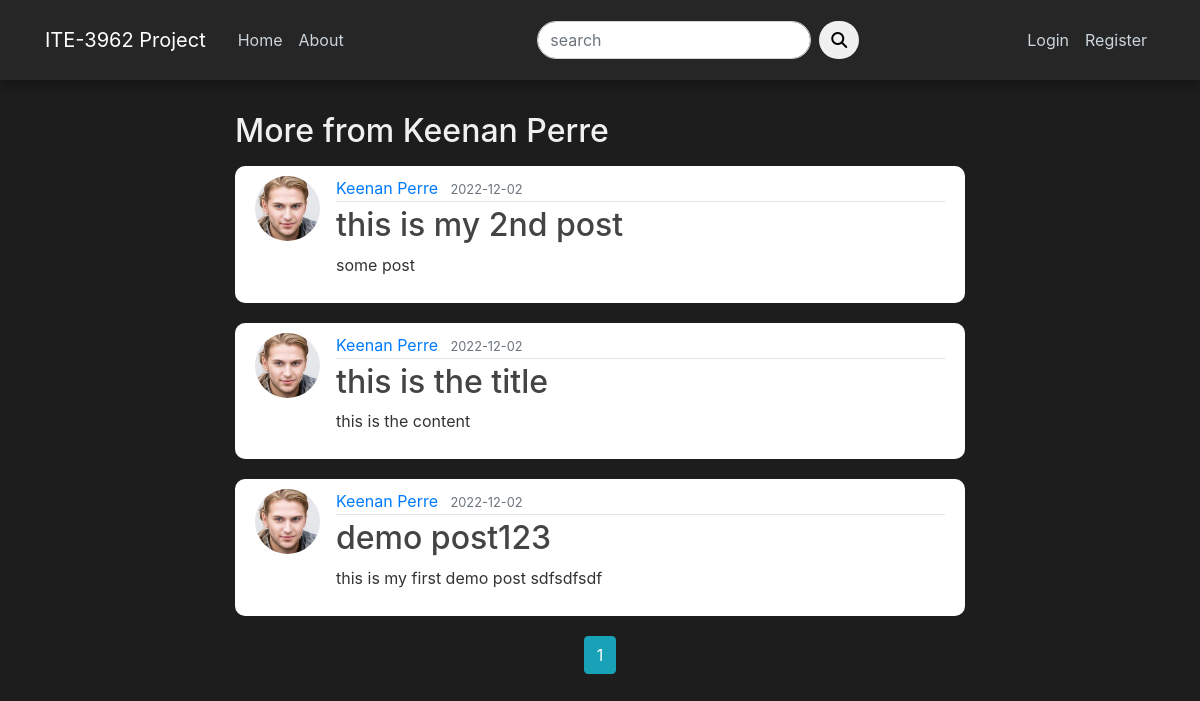
/user/Keenan Perre, run on the app's committed database.
### blog/models.py (models this page shows, shortened)
class User(db.Model, UserMixin):
    id = db.Column(db.Integer, primary_key=True)
    username = db.Column(db.String(20), unique=True, nullable=False)
    email = db.Column(db.String(120), unique=True, nullable=False)
    image_file = db.Column(db.String(20), nullable=False, default='default.jpg')
    password = db.Column(db.String(60), nullable=False)
    posts = db.relationship('Post', backref='author', lazy=True) #posts attribute sets the relationship with the Post table(1 to many)
    comments = db.relationship('Comment', backref='author', lazy=True)

class Post(db.Model):
    id = db.Column(db.Integer, primary_key=True)
    title = db.Column(db.String(100), nullable=False)
    date_posted = db.Column(db.DateTime, nullable=False, default=datetime.utcnow)
    content = db.Column(db.Text, nullable=False)
    post_image = db.Column(db.String(200), nullable=True)
    user_id = db.Column(db.Integer, db.ForeignKey('user.id'), nullable=False)
    comments = db.relationship('Comment', backref='post', lazy=True)

### blog/users/routes.py (the view)
@users.route("/user/<string:username>")
def user_posts(username):
    page = request.args.get('page', 1, type=int)
    user = User.query.filter_by(username=username).first_or_404()
    posts = Post.query.filter_by(author=user)\
        .order_by(Post.date_posted.desc())\
        .paginate(page=page, per_page=5)#pagination and post order
    return render_template('user_posts.html', posts=posts, user=user)

### blog/users/forms.py
class SearchForm(FlaskForm):
    searched = StringField('search', validators=[DataRequired()])
    submit = SubmitField('Submit')

### blog/users/routes.py (called while the page is built)
@app.context_processor
def home():
    form = SearchForm()
    return dict(form=form)

### blog/templates/user_posts.html (shortened to what this page needs)
{% extends "layout.html" %}
{% block content %}
    <h2 class="title mb-3">More from {{user.username}} </h2>
    {% for post in posts.items %}
        <article class="media content-section">
            <img src="{{ url_for('static', filename='profile_pics/' + post.author.image_file)}}" class="rounded-circle article-img" alt="">
            <div class="media-body">
            <div class="article-metadata">
                <a class="mr-2" href="{{url_for('users.user_posts', username=post.author.username )}}">{{ post.author.username }}</a>
                <small class="text-muted">{{ post.date_posted.strftime('%Y-%m-%d') }}</small>
            </div>
            <h2><a class="article-title" href="{{ url_for('posts.post', post_id=post.id)}}">{{ post.title }}</a></h2>
            <p class="article-content">{{ post.content }}</p>
            </div>
        </article>
    {% endfor %}
    <div class="pagi_btn text-center">
    {% for page_num in posts.iter_pages(left_edge=1, right_edge=1, left_current=1, right_current=2) %}
        {% if page_num %}
            {% if posts.page == page_num %}
                <a href="{{ url_for('users.user_posts', username=user.username, page=page_num )}}" class="btn btn-info mb-4">{{ page_num }}</a>
            {% else %}
                <a href="{{ url_for('users.user_posts', username=user.username, page=page_num )}}" class="btn btn-outline-info mb-4">{{ page_num }}</a>
            {% endif %}
        {% endif %}
    {% endfor %}
    </div>
{% endblock content %}

### blog/static/main.css (style rules this page uses)
body { background: #1d1d1d; color: #333333; margin-top: 7rem; }
h1, h2, h3, h4, h5, h6 { color: #444444; }
.title { color: #f0f0f0; }
.content-section { background: #ffffff; padding: 10px 20px; border-radius: 10px; margin-bottom: 20px; }
.article-title { color: #444444; }
.article-content { white-space: pre-line; }
.article-img { height: 65px; width: 65px; margin-right: 16px; }
.article-metadata { padding-bottom: 1px; margin-bottom: 4px; border-bottom: 1px solid #e3e3e3 }

### data on the page
User: username "Keenan Perre"
Post: image_file (picture), author.username "Keenan Perre", date_posted "2022-12-02", title "this is my 2nd post", content "some post"
Post: image_file (picture), author.username "Keenan Perre", date_posted "2022-12-02", title "this is the title", content "this is the content"
Post: image_file (picture), author.username "Keenan Perre", date_posted "2022-12-02", title "demo post123", content "this is my first demo post sdfsdfsdf"

### other printed values
{{ page_num }} "1"
